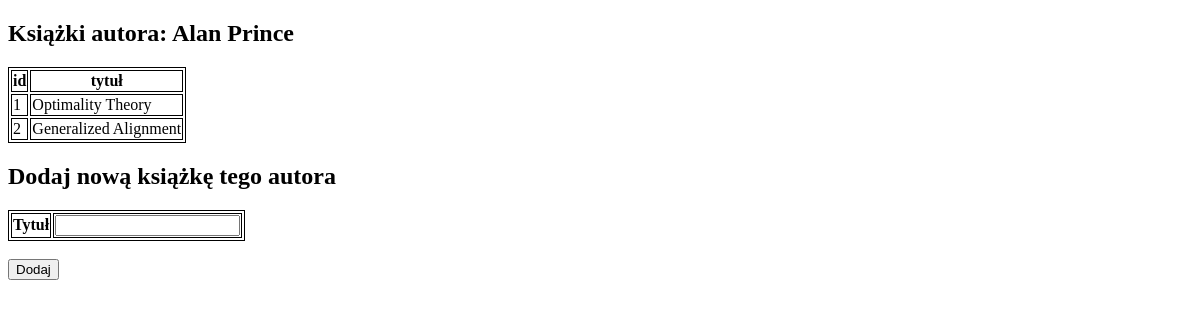
/authors/1, run on an earlier commit of the app's database.
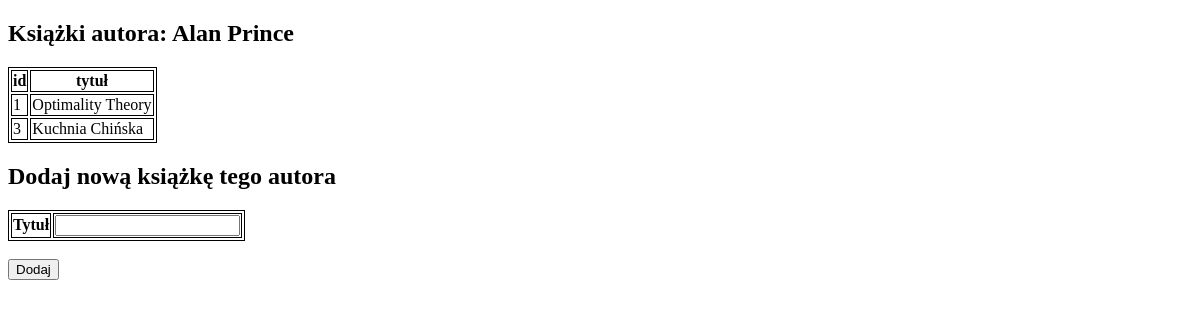
And on a later commit of the database.
### app/models.py (models this page shows, shortened)
class Book(db.Model):
    __tablename__ = 'book'
    id = db.Column(db.Integer, primary_key=True)
    title = db.Column(db.String(100))
    authors = db.relationship("Author",
                              secondary=association_table,
                              lazy="subquery",
                              backref=db.backref('book', lazy=True))
    borrows = db.relationship("Borrow", backref="book", lazy="dynamic")

### app/routes.py (the view, shortened to what this page needs)
@app.route('/authors/<int:author_id>', methods=["GET", "POST"])
def author_books(author_id):
    author = Author.query.get(author_id)
    books = author.books
    all_titles = [book.title for book in Book.query.all()]
    form = BookForm()
    error = None
    return render_template("author.html",
                           author=author, books=books, form=form, error=error)

### app/forms2.py
class BookForm(FlaskForm):
    title = StringField("tytuł", validators=[DataRequired()])
    author1 = StringField("autor 1", validators=[DataRequired()])
    author2 = StringField("autor 2")
    author3 = StringField("autor 3")

### app/templates/author.html (shortened to what this page needs)
<!DOCTYPE html>
<html lang="en">
<head>
</head>
<h2>Książki autora: {{author.name}}</h2>
<table>
    <thead>
    <th>id</th>
    <th>tytuł</th>
    </thead>
    {% for book in books %}
    <tr>
        <td>{{ book.id }}</td>
        <td>{{ book.title }}</td>
    </tr>
    {% endfor %}
</table>
<div>
    <h2> Dodaj nową książkę tego autora </h2>
    <form method="POST" action="/authors/{{ author.id }}">
        <table>
                <tr>
                    <th>Tytuł</th>
                    <td>{{ form.title }}</td>
                </tr>
        </table>
        <br>
        <input type="submit" value="Dodaj">
    </form>
</div>
</html>

What changed in the data, as far as the page shows it:
no longer on this page (row edited): Book: id "2", title "Generalized Alignment"
now on this page (row edited): Book: id "3", title "Kuchnia Chińska"
